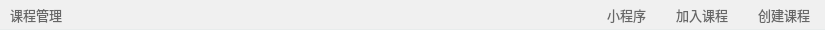
<?xml version="1.0" encoding="UTF-8"?>
<ui version="4.0">
 <class>TeacherCourseManagementFunctionButtonWidget</class>
 <widget class="QWidget" name="TeacherCourseManagementFunctionButtonWidget">
  <property name="geometry">
   <rect>
    <x>0</x>
    <y>0</y>
    <width>825</width>
    <height>30</height>
   </rect>
  </property>
  <property name="windowTitle">
   <string>Form</string>
  </property>
  <layout class="QGridLayout" name="gridLayout">
   <property name="leftMargin">
    <number>0</number>
   </property>
   <property name="topMargin">
    <number>0</number>
   </property>
   <property name="rightMargin">
    <number>0</number>
   </property>
   <property name="bottomMargin">
    <number>0</number>
   </property>
   <property name="spacing">
    <number>0</number>
   </property>
   <item row="0" column="0">
    <widget class="QFrame" name="function_btn_frame">
     <property name="minimumSize">
      <size>
       <width>825</width>
       <height>30</height>
      </size>
     </property>
     <property name="styleSheet">
      <string notr="true">QFrame {
	background: #f0f0f0;
	border: none;
	border-bottom: 1px solid #E8ECEC;
}</string>
     </property>
     <property name="frameShape">
      <enum>QFrame::StyledPanel</enum>
     </property>
     <property name="frameShadow">
      <enum>QFrame::Raised</enum>
     </property>
     <layout class="QHBoxLayout" name="horizontalLayout_4">
      <property name="spacing">
       <number>20</number>
      </property>
      <property name="leftMargin">
       <number>10</number>
      </property>
      <property name="topMargin">
       <number>0</number>
      </property>
      <property name="rightMargin">
       <number>10</number>
      </property>
      <property name="bottomMargin">
       <number>0</number>
      </property>
      <item>
       <widget class="QLabel" name="label_35">
        <property name="font">
         <font>
          <family>微软雅黑</family>
          <pointsize>10</pointsize>
         </font>
        </property>
        <property name="styleSheet">
         <string notr="true">QFrame {
	color: #666666;
	background: none;
	border: none;
}</string>
        </property>
        <property name="text">
         <string>课程管理</string>
        </property>
       </widget>
      </item>
      <item>
       <spacer name="horizontalSpacer_11">
        <property name="orientation">
         <enum>Qt::Horizontal</enum>
        </property>
        <property name="sizeHint" stdset="0">
         <size>
          <width>40</width>
          <height>20</height>
         </size>
        </property>
       </spacer>
      </item>
      <item>
       <widget class="QPushButton" name="mini_program_btn">
        <property name="minimumSize">
         <size>
          <width>0</width>
          <height>25</height>
         </size>
        </property>
        <property name="maximumSize">
         <size>
          <width>16777215</width>
          <height>25</height>
         </size>
        </property>
        <property name="font">
         <font>
          <family>微软雅黑</family>
          <pointsize>10</pointsize>
         </font>
        </property>
        <property name="cursor">
         <cursorShape>PointingHandCursor</cursorShape>
        </property>
        <property name="styleSheet">
         <string notr="true">QPushButton {
	color: #666666;
	background: none;
	border: none;
	border-radius: 5px;
	padding-left: 5px;
	padding-right: 5px;
}

QPushButton:hover {
	background-color: #dedede;
}</string>
        </property>
        <property name="text">
         <string>小程序</string>
        </property>
        <property name="icon">
         <iconset resource="../../Status.qrc">
          <normaloff>:/button/Resources/material/button/mini_program.png</normaloff>:/button/Resources/material/button/mini_program.png</iconset>
        </property>
       </widget>
      </item>
      <item>
       <widget class="QPushButton" name="join_course_btn">
        <property name="sizePolicy">
         <sizepolicy hsizetype="Minimum" vsizetype="Fixed">
          <horstretch>0</horstretch>
          <verstretch>0</verstretch>
         </sizepolicy>
        </property>
        <property name="minimumSize">
         <size>
          <width>0</width>
          <height>25</height>
         </size>
        </property>
        <property name="maximumSize">
         <size>
          <width>16777215</width>
          <height>25</height>
         </size>
        </property>
        <property name="font">
         <font>
          <family>微软雅黑</family>
          <pointsize>10</pointsize>
         </font>
        </property>
        <property name="cursor">
         <cursorShape>PointingHandCursor</cursorShape>
        </property>
        <property name="styleSheet">
         <string notr="true">QPushButton {
	color: #666666;
	background: none;
	border: none;
	border-radius: 5px;
	padding-left: 5px;
	padding-right: 5px;
}

QPushButton:hover {
	background-color: #dedede;
}</string>
        </property>
        <property name="text">
         <string>加入课程</string>
        </property>
        <property name="icon">
         <iconset resource="../../Status.qrc">
          <normaloff>:/button/Resources/material/button/join_in.png</normaloff>:/button/Resources/material/button/join_in.png</iconset>
        </property>
        <property name="iconSize">
         <size>
          <width>15</width>
          <height>15</height>
         </size>
        </property>
       </widget>
      </item>
      <item>
       <widget class="QPushButton" name="create_course_btn">
        <property name="sizePolicy">
         <sizepolicy hsizetype="Minimum" vsizetype="Fixed">
          <horstretch>0</horstretch>
          <verstretch>0</verstretch>
         </sizepolicy>
        </property>
        <property name="minimumSize">
         <size>
          <width>0</width>
          <height>25</height>
         </size>
        </property>
        <property name="maximumSize">
         <size>
          <width>16777215</width>
          <height>25</height>
         </size>
        </property>
        <property name="font">
         <font>
          <family>微软雅黑</family>
          <pointsize>10</pointsize>
         </font>
        </property>
        <property name="cursor">
         <cursorShape>PointingHandCursor</cursorShape>
        </property>
        <property name="styleSheet">
         <string notr="true">QPushButton {
	color: #666666;
	background: none;
	border: none;
	border-radius: 5px;
	padding-left: 5px;
	padding-right: 5px;
}

QPushButton:hover {
	background-color: #dedede;
}</string>
        </property>
        <property name="text">
         <string>创建课程</string>
        </property>
        <property name="icon">
         <iconset resource="../../Status.qrc">
          <normaloff>:/button/Resources/material/button/create.png</normaloff>:/button/Resources/material/button/create.png</iconset>
        </property>
        <property name="iconSize">
         <size>
          <width>15</width>
          <height>15</height>
         </size>
        </property>
       </widget>
      </item>
     </layout>
    </widget>
   </item>
  </layout>
 </widget>
 <resources>
  <include location="../../Status.qrc"/>
 </resources>
 <connections/>
</ui>
